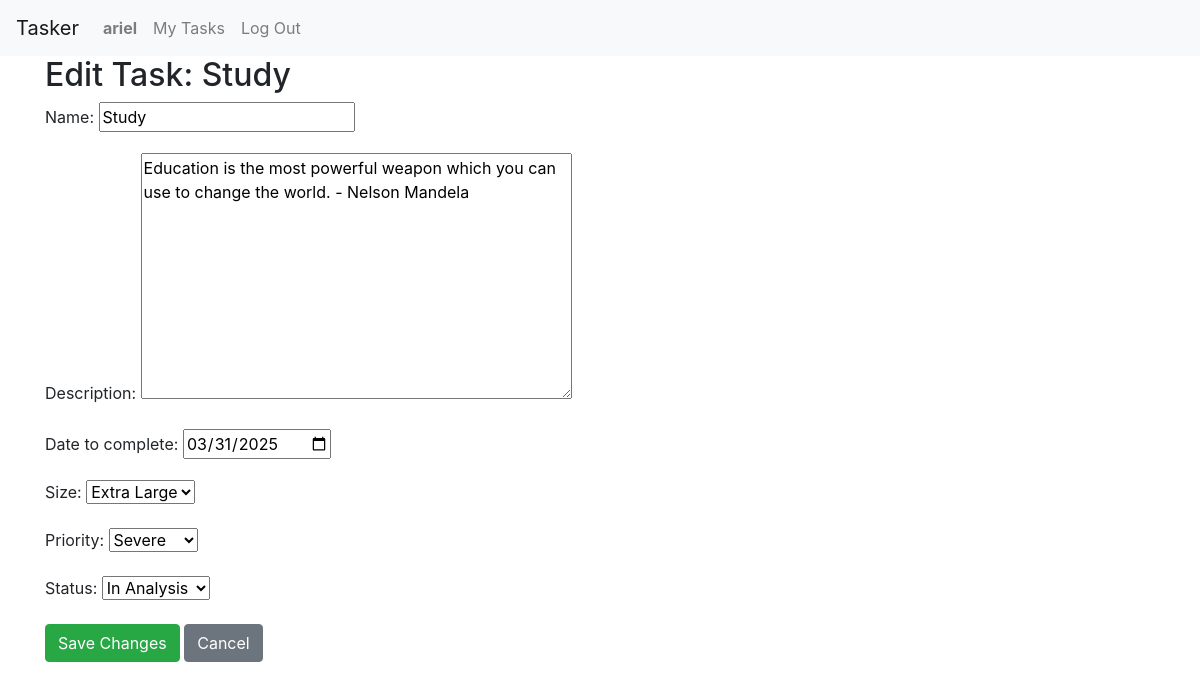
Page /tasks/edit/1/ (signed in) on the earlier database version.
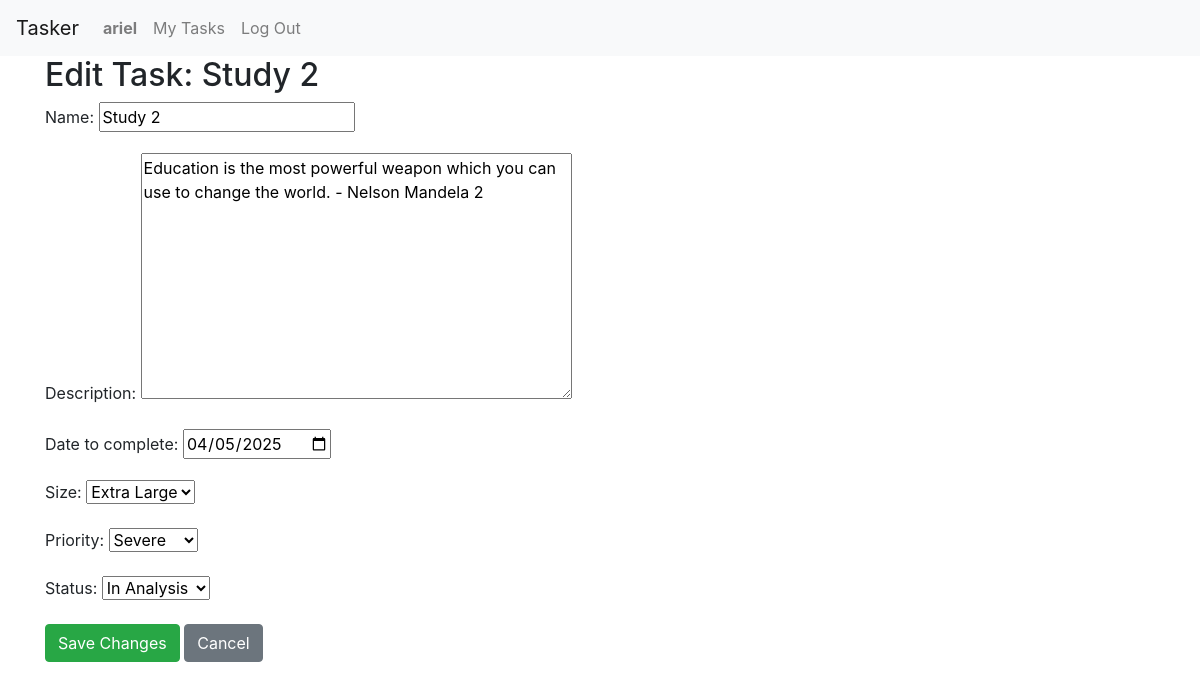
Same page on the later database version.
### tasker/models.py (models this page shows, shortened)
class Task(models.Model):
    SIZE_CHOICES = [
        ('small', 'Small'),
        ('medium', 'Medium'),
        ('large', 'Large'),
        ('extraLarge', 'Extra Large'),
    ]
    PRIORITY_CHOICES = [
        ('light', 'Light'),
        ('medium', 'Medium'),
        ('urgent', 'Urgent'),
        ('severe', 'Severe'),
    ]
    STATUS_CHOICES = [
        ('in-analysis', 'In Analysis'),
        ('in-progress', 'In Progress'),
        ('flagged', 'Flagged'),
        ('completed', 'Completed'),
    ]
    user = models.ForeignKey(User, on_delete=models.CASCADE, related_name="tasks")
    name = models.CharField(max_length=255)
    description = models.TextField(blank=True)
    date_created = models.DateTimeField(auto_now_add=True)
    date_to_complete = models.DateField()
    size = models.CharField(max_length=10, choices=SIZE_CHOICES)
    priority = models.CharField(max_length=10, choices=PRIORITY_CHOICES)
    status = models.CharField(max_length=15, choices=STATUS_CHOICES, default='in-analysis')

### tasker/views.py (the view)
# urls.py: path("tasks/edit/<int:task_id>/", views.edit_task, name="edit_task"),
@login_required
def edit_task(request, task_id):
    task = get_object_or_404(Task, id=task_id, user=request.user)
    if request.method == "POST":
        form = TaskForm(request.POST, instance=task)
        if form.is_valid():
            form.save()
            return redirect("task_list")
    else:
        form = TaskForm(instance=task)
    return render(request, "tasker/edit_task.html", {"form": form, "task": task})

### tasker/forms.py
class TaskForm(forms.ModelForm):
    date_to_complete = forms.DateField(
        widget=forms.DateInput(attrs={'type': 'date'})
    )
    class Meta:
        model = Task
        fields = ["name", "description", "date_to_complete", "size", "priority", "status"]

### tasker/templates/tasker/edit_task.html (shortened to what this page needs)
{% extends "tasker/layout.html" %}
{% block body %}
<div class="container">
    <h2>Edit Task: {{ task.name }}</h2>
    <form method="post">
        {{ form.as_p }}
        <button type="submit" class="btn btn-success">Save Changes</button>
        <a href="{% url 'task_list' %}" class="btn btn-secondary">Cancel</a>
    </form>
</div>
{% endblock %}

Differences in the rows shown:
changed Task "Extra Large": name "Study" → "Study 2"; description "Education is the most powerful weapon which you can use to change the world. - Nelson Mandela" → "Education is the most powerful weapon which you can use to change the world. - Nelson Mandela 2"; date_to_complete "03/31/2025" → "04/05/2025"
